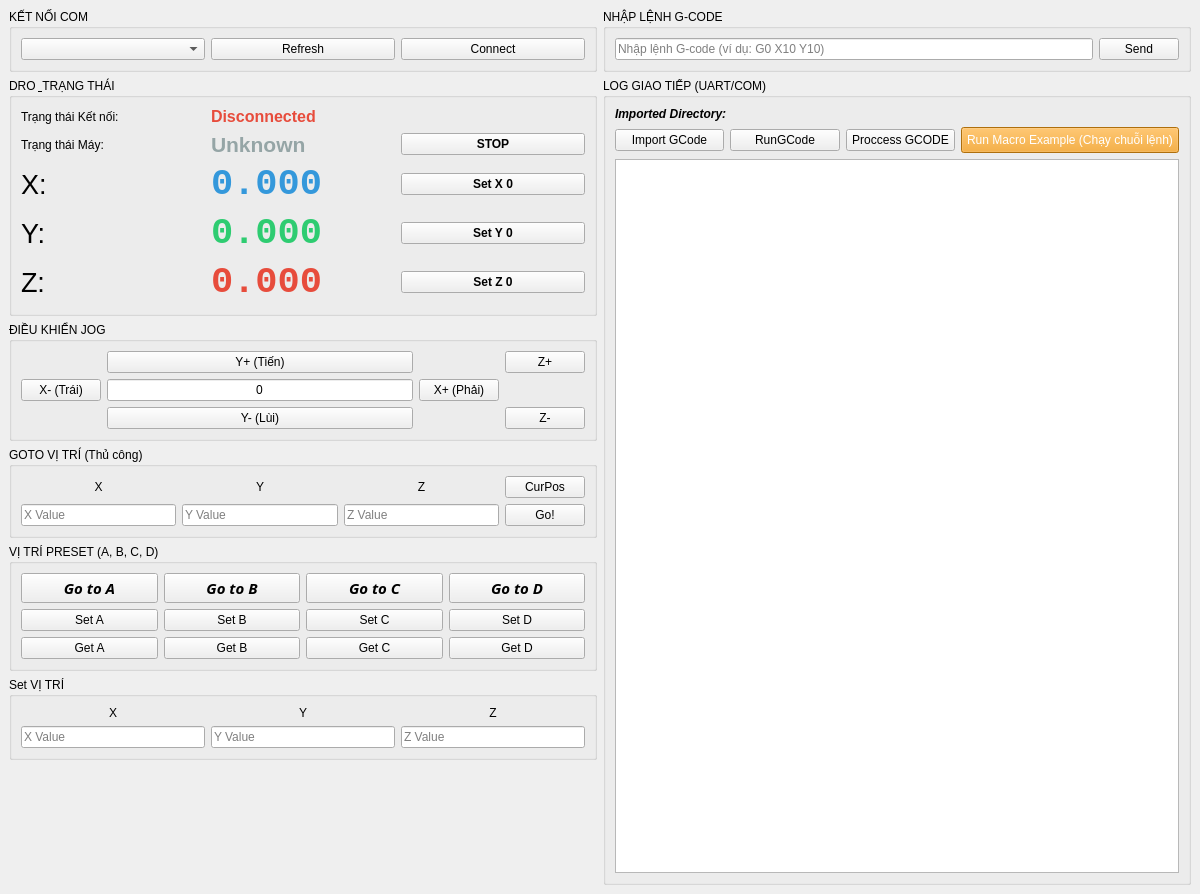
<?xml version="1.0" encoding="UTF-8"?>
<ui version="4.0">
 <class>MainWindow</class>
 <widget class="QMainWindow" name="MainWindow">
  <property name="geometry">
   <rect>
    <x>0</x>
    <y>0</y>
    <width>1200</width>
    <height>894</height>
   </rect>
  </property>
  <property name="windowTitle">
   <string>STM32 G-Code Controller</string>
  </property>
  <widget class="QWidget" name="centralwidget">
   <layout class="QHBoxLayout" name="horizontalLayout_main">
    <item>
     <layout class="QVBoxLayout" name="verticalLayout_control">
      <item>
       <widget class="QGroupBox" name="groupBox_connection">
        <property name="title">
         <string>KẾT NỐI COM</string>
        </property>
        <layout class="QHBoxLayout" name="horizontalLayout_com">
         <item>
          <widget class="QComboBox" name="portComboBox"/>
         </item>
         <item>
          <widget class="QPushButton" name="refreshButton">
           <property name="text">
            <string>Refresh</string>
           </property>
          </widget>
         </item>
         <item>
          <widget class="QPushButton" name="connectButton">
           <property name="text">
            <string>Connect</string>
           </property>
          </widget>
         </item>
        </layout>
       </widget>
      </item>
      <item>
       <widget class="QGroupBox" name="groupBox_dro">
        <property name="title">
         <string>DRO &amp; TRẠNG THÁI</string>
        </property>
        <layout class="QGridLayout" name="gridLayout_dro">
         <item row="1" column="2">
          <widget class="QPushButton" name="Stopbtn">
           <property name="font">
            <font>
             <weight>75</weight>
             <bold>true</bold>
            </font>
           </property>
           <property name="text">
            <string>STOP</string>
           </property>
          </widget>
         </item>
         <item row="0" column="1">
          <widget class="QLabel" name="statusLabel">
           <property name="font">
            <font>
             <pointsize>12</pointsize>
             <weight>75</weight>
             <bold>true</bold>
            </font>
           </property>
           <property name="styleSheet">
            <string>color: #e74c3c;</string>
           </property>
           <property name="text">
            <string>Disconnected</string>
           </property>
          </widget>
         </item>
         <item row="1" column="0">
          <widget class="QLabel" name="label_state_title">
           <property name="text">
            <string>Trạng thái Máy:</string>
           </property>
          </widget>
         </item>
         <item row="2" column="0">
          <widget class="QLabel" name="label_x_title">
           <property name="font">
            <font>
             <pointsize>20</pointsize>
            </font>
           </property>
           <property name="text">
            <string>X:</string>
           </property>
          </widget>
         </item>
         <item row="4" column="2">
          <widget class="QPushButton" name="SetY0Button">
           <property name="font">
            <font>
             <weight>75</weight>
             <bold>true</bold>
            </font>
           </property>
           <property name="text">
            <string>Set Y 0</string>
           </property>
          </widget>
         </item>
         <item row="0" column="0">
          <widget class="QLabel" name="label_status_title">
           <property name="text">
            <string>Trạng thái Kết nối:</string>
           </property>
          </widget>
         </item>
         <item row="6" column="0">
          <widget class="QLabel" name="label_z_title">
           <property name="font">
            <font>
             <pointsize>20</pointsize>
            </font>
           </property>
           <property name="text">
            <string>Z:</string>
           </property>
          </widget>
         </item>
         <item row="6" column="2">
          <widget class="QPushButton" name="SetZ0Button">
           <property name="font">
            <font>
             <weight>75</weight>
             <bold>true</bold>
            </font>
           </property>
           <property name="text">
            <string>Set Z 0</string>
           </property>
          </widget>
         </item>
         <item row="4" column="0">
          <widget class="QLabel" name="label_y_title">
           <property name="font">
            <font>
             <pointsize>20</pointsize>
            </font>
           </property>
           <property name="text">
            <string>Y:</string>
           </property>
          </widget>
         </item>
         <item row="2" column="2">
          <widget class="QPushButton" name="SetX0Button">
           <property name="font">
            <font>
             <weight>75</weight>
             <bold>true</bold>
            </font>
           </property>
           <property name="text">
            <string>Set X 0</string>
           </property>
          </widget>
         </item>
         <item row="2" column="1">
          <widget class="QLabel" name="xPosLabel">
           <property name="font">
            <font>
             <family>Consolas</family>
             <pointsize>28</pointsize>
             <weight>75</weight>
             <bold>true</bold>
            </font>
           </property>
           <property name="styleSheet">
            <string>color: #3498db;</string>
           </property>
           <property name="text">
            <string>0.000</string>
           </property>
          </widget>
         </item>
         <item row="4" column="1">
          <widget class="QLabel" name="yPosLabel">
           <property name="font">
            <font>
             <family>Consolas</family>
             <pointsize>28</pointsize>
             <weight>75</weight>
             <bold>true</bold>
            </font>
           </property>
           <property name="styleSheet">
            <string>color: #2ecc71;</string>
           </property>
           <property name="text">
            <string>0.000</string>
           </property>
          </widget>
         </item>
         <item row="1" column="1">
          <widget class="QLabel" name="stateLabel">
           <property name="font">
            <font>
             <pointsize>16</pointsize>
             <weight>75</weight>
             <bold>true</bold>
            </font>
           </property>
           <property name="styleSheet">
            <string>color: #95a5a6;</string>
           </property>
           <property name="text">
            <string>Unknown</string>
           </property>
          </widget>
         </item>
         <item row="6" column="1">
          <widget class="QLabel" name="zPosLabel">
           <property name="font">
            <font>
             <family>Consolas</family>
             <pointsize>28</pointsize>
             <weight>75</weight>
             <bold>true</bold>
            </font>
           </property>
           <property name="styleSheet">
            <string>color: #e74c3c;</string>
           </property>
           <property name="text">
            <string>0.000</string>
           </property>
          </widget>
         </item>
        </layout>
       </widget>
      </item>
      <item>
       <widget class="QGroupBox" name="groupBox_jog">
        <property name="title">
         <string>ĐIỀU KHIỂN JOG</string>
        </property>
        <layout class="QGridLayout" name="gridLayout_jog">
         <item row="0" column="1">
          <widget class="QPushButton" name="jogYPlusButton">
           <property name="text">
            <string>Y+ (Tiến)</string>
           </property>
          </widget>
         </item>
         <item row="1" column="0">
          <widget class="QPushButton" name="jogXMinusButton">
           <property name="text">
            <string>X- (Trái)</string>
           </property>
          </widget>
         </item>
         <item row="1" column="2">
          <widget class="QPushButton" name="jogXPlusButton">
           <property name="text">
            <string>X+ (Phải)</string>
           </property>
          </widget>
         </item>
         <item row="2" column="1">
          <widget class="QPushButton" name="jogYMinusButton">
           <property name="text">
            <string>Y- (Lùi)</string>
           </property>
          </widget>
         </item>
         <item row="2" column="3">
          <widget class="QPushButton" name="jogZMinusButton">
           <property name="text">
            <string>Z-</string>
           </property>
          </widget>
         </item>
         <item row="1" column="1">
          <widget class="QLineEdit" name="txt_input_intervalDistance">
           <property name="layoutDirection">
            <enum>Qt::LeftToRight</enum>
           </property>
           <property name="inputMethodHints">
            <set>Qt::ImhDigitsOnly|Qt::ImhFormattedNumbersOnly|Qt::ImhPreferNumbers</set>
           </property>
           <property name="text">
            <string>0</string>
           </property>
           <property name="alignment">
            <set>Qt::AlignCenter</set>
           </property>
           <property name="placeholderText">
            <string/>
           </property>
          </widget>
         </item>
         <item row="0" column="3">
          <widget class="QPushButton" name="jogZPlusButton">
           <property name="text">
            <string>Z+</string>
           </property>
          </widget>
         </item>
        </layout>
       </widget>
      </item>
      <item>
       <widget class="QGroupBox" name="groupBox_manual_goto">
        <property name="title">
         <string>GOTO VỊ TRÍ (Thủ công)</string>
        </property>
        <layout class="QGridLayout" name="gridLayout_manual_goto">
         <item row="0" column="0">
          <widget class="QLabel" name="label_goto_X">
           <property name="text">
            <string>X</string>
           </property>
           <property name="alignment">
            <set>Qt::AlignCenter</set>
           </property>
          </widget>
         </item>
         <item row="0" column="1">
          <widget class="QLabel" name="label_goto_Y">
           <property name="text">
            <string>Y</string>
           </property>
           <property name="alignment">
            <set>Qt::AlignCenter</set>
           </property>
          </widget>
         </item>
         <item row="0" column="2">
          <widget class="QLabel" name="label_goto_Z">
           <property name="text">
            <string>Z</string>
           </property>
           <property name="alignment">
            <set>Qt::AlignCenter</set>
           </property>
          </widget>
         </item>
         <item row="1" column="0">
          <widget class="QLineEdit" name="txt_input_goto_X">
           <property name="placeholderText">
            <string>X Value</string>
           </property>
          </widget>
         </item>
         <item row="1" column="1">
          <widget class="QLineEdit" name="txt_input_goto_Y">
           <property name="placeholderText">
            <string>Y Value</string>
           </property>
          </widget>
         </item>
         <item row="1" column="2">
          <widget class="QLineEdit" name="txt_input_goto_Z">
           <property name="placeholderText">
            <string>Z Value</string>
           </property>
          </widget>
         </item>
         <item row="1" column="3">
          <widget class="QPushButton" name="btn_manual_goto">
           <property name="text">
            <string>Go!</string>
           </property>
          </widget>
         </item>
         <item row="0" column="3">
          <widget class="QPushButton" name="CurrentPosButton">
           <property name="text">
            <string>CurPos</string>
           </property>
          </widget>
         </item>
        </layout>
       </widget>
      </item>
      <item>
       <widget class="QGroupBox" name="groupBox_preset">
        <property name="title">
         <string>VỊ TRÍ PRESET (A, B, C, D)</string>
        </property>
        <layout class="QGridLayout" name="gridLayout_preset">
         <item row="0" column="1">
          <widget class="QPushButton" name="gotoBButton">
           <property name="font">
            <font>
             <family>Segoe UI Black</family>
             <pointsize>11</pointsize>
             <weight>75</weight>
             <italic>true</italic>
             <bold>true</bold>
            </font>
           </property>
           <property name="text">
            <string>Go to B</string>
           </property>
          </widget>
         </item>
         <item row="0" column="0">
          <widget class="QPushButton" name="gotoAButton">
           <property name="font">
            <font>
             <family>Segoe UI Black</family>
             <pointsize>11</pointsize>
             <weight>75</weight>
             <italic>true</italic>
             <bold>true</bold>
            </font>
           </property>
           <property name="text">
            <string>Go to A</string>
           </property>
          </widget>
         </item>
         <item row="1" column="1">
          <widget class="QPushButton" name="setBButton">
           <property name="text">
            <string>Set B</string>
           </property>
          </widget>
         </item>
         <item row="0" column="2">
          <widget class="QPushButton" name="gotoCButton">
           <property name="font">
            <font>
             <family>Segoe UI Black</family>
             <pointsize>11</pointsize>
             <weight>75</weight>
             <italic>true</italic>
             <bold>true</bold>
            </font>
           </property>
           <property name="text">
            <string>Go to C</string>
           </property>
          </widget>
         </item>
         <item row="1" column="2">
          <widget class="QPushButton" name="setCButton">
           <property name="text">
            <string>Set C</string>
           </property>
          </widget>
         </item>
         <item row="0" column="3">
          <widget class="QPushButton" name="gotoDButton">
           <property name="font">
            <font>
             <family>Segoe UI Black</family>
             <pointsize>11</pointsize>
             <weight>75</weight>
             <italic>true</italic>
             <bold>true</bold>
            </font>
           </property>
           <property name="text">
            <string>Go to D</string>
           </property>
          </widget>
         </item>
         <item row="1" column="0">
          <widget class="QPushButton" name="setAButton">
           <property name="text">
            <string>Set A</string>
           </property>
          </widget>
         </item>
         <item row="1" column="3">
          <widget class="QPushButton" name="setDButton">
           <property name="text">
            <string>Set D</string>
           </property>
          </widget>
         </item>
         <item row="2" column="0">
          <widget class="QPushButton" name="getAButton">
           <property name="text">
            <string>Get A</string>
           </property>
          </widget>
         </item>
         <item row="2" column="1">
          <widget class="QPushButton" name="getBButton">
           <property name="text">
            <string>Get B</string>
           </property>
          </widget>
         </item>
         <item row="2" column="2">
          <widget class="QPushButton" name="getCButton">
           <property name="text">
            <string>Get C</string>
           </property>
          </widget>
         </item>
         <item row="2" column="3">
          <widget class="QPushButton" name="getDButton">
           <property name="text">
            <string>Get D</string>
           </property>
          </widget>
         </item>
        </layout>
       </widget>
      </item>
      <item>
       <widget class="QGroupBox" name="groupBox_manual_set">
        <property name="title">
         <string>Set VỊ TRÍ </string>
        </property>
        <layout class="QGridLayout" name="gridLayout_manual_set">
         <item row="0" column="0">
          <widget class="QLabel" name="label_set_X">
           <property name="text">
            <string>X</string>
           </property>
           <property name="alignment">
            <set>Qt::AlignCenter</set>
           </property>
          </widget>
         </item>
         <item row="0" column="1">
          <widget class="QLabel" name="label_set_Y">
           <property name="text">
            <string>Y</string>
           </property>
           <property name="alignment">
            <set>Qt::AlignCenter</set>
           </property>
          </widget>
         </item>
         <item row="0" column="2">
          <widget class="QLabel" name="label_set_Z">
           <property name="text">
            <string>Z</string>
           </property>
           <property name="alignment">
            <set>Qt::AlignCenter</set>
           </property>
          </widget>
         </item>
         <item row="1" column="0">
          <widget class="QLineEdit" name="txt_input_set_X">
           <property name="placeholderText">
            <string>X Value</string>
           </property>
          </widget>
         </item>
         <item row="1" column="1">
          <widget class="QLineEdit" name="txt_input_set_Y">
           <property name="placeholderText">
            <string>Y Value</string>
           </property>
          </widget>
         </item>
         <item row="1" column="2">
          <widget class="QLineEdit" name="txt_input_set_Z">
           <property name="placeholderText">
            <string>Z Value</string>
           </property>
          </widget>
         </item>
        </layout>
       </widget>
      </item>
      <item>
       <spacer name="verticalSpacer">
        <property name="orientation">
         <enum>Qt::Vertical</enum>
        </property>
        <property name="sizeHint" stdset="0">
         <size>
          <width>20</width>
          <height>40</height>
         </size>
        </property>
       </spacer>
      </item>
     </layout>
    </item>
    <item>
     <layout class="QVBoxLayout" name="verticalLayout_log">
      <item>
       <widget class="QGroupBox" name="groupBox_gcode">
        <property name="title">
         <string>NHẬP LỆNH G-CODE</string>
        </property>
        <layout class="QHBoxLayout" name="horizontalLayout_gcode">
         <item>
          <widget class="QLineEdit" name="gcodeInput">
           <property name="placeholderText">
            <string>Nhập lệnh G-code (ví dụ: G0 X10 Y10)</string>
           </property>
          </widget>
         </item>
         <item>
          <widget class="QPushButton" name="sendButton">
           <property name="text">
            <string>Send</string>
           </property>
          </widget>
         </item>
        </layout>
       </widget>
      </item>
      <item>
       <widget class="QGroupBox" name="groupBox_log">
        <property name="title">
         <string>LOG GIAO TIẾP (UART/COM)</string>
        </property>
        <layout class="QVBoxLayout" name="verticalLayout_log_text">
         <item>
          <widget class="QLabel" name="ImportedDirectory">
           <property name="sizePolicy">
            <sizepolicy hsizetype="Expanding" vsizetype="Preferred">
             <horstretch>0</horstretch>
             <verstretch>0</verstretch>
            </sizepolicy>
           </property>
           <property name="font">
            <font>
             <weight>75</weight>
             <italic>true</italic>
             <bold>true</bold>
            </font>
           </property>
           <property name="text">
            <string>Imported Directory:</string>
           </property>
          </widget>
         </item>
         <item>
          <layout class="QHBoxLayout" name="horizontalLayout">
           <item>
            <widget class="QPushButton" name="importButton">
             <property name="text">
              <string>Import GCode</string>
             </property>
            </widget>
           </item>
           <item>
            <widget class="QPushButton" name="RunGCodeButton">
             <property name="text">
              <string>RunGCode</string>
             </property>
            </widget>
           </item>
           <item>
            <widget class="QPushButton" name="processGCodeButton">
             <property name="text">
              <string>Proccess GCODE</string>
             </property>
            </widget>
           </item>
           <item>
            <widget class="QPushButton" name="runMacroButton">
             <property name="styleSheet">
              <string>background-color: #f39c12; color: white; padding: 5px;</string>
             </property>
             <property name="text">
              <string>Run Macro Example (Chạy chuỗi lệnh)</string>
             </property>
            </widget>
           </item>
          </layout>
         </item>
         <item>
          <widget class="QTextEdit" name="logTextEdit">
           <property name="readOnly">
            <bool>true</bool>
           </property>
          </widget>
         </item>
        </layout>
       </widget>
      </item>
     </layout>
    </item>
   </layout>
  </widget>
 </widget>
 <resources/>
 <connections/>
</ui>
